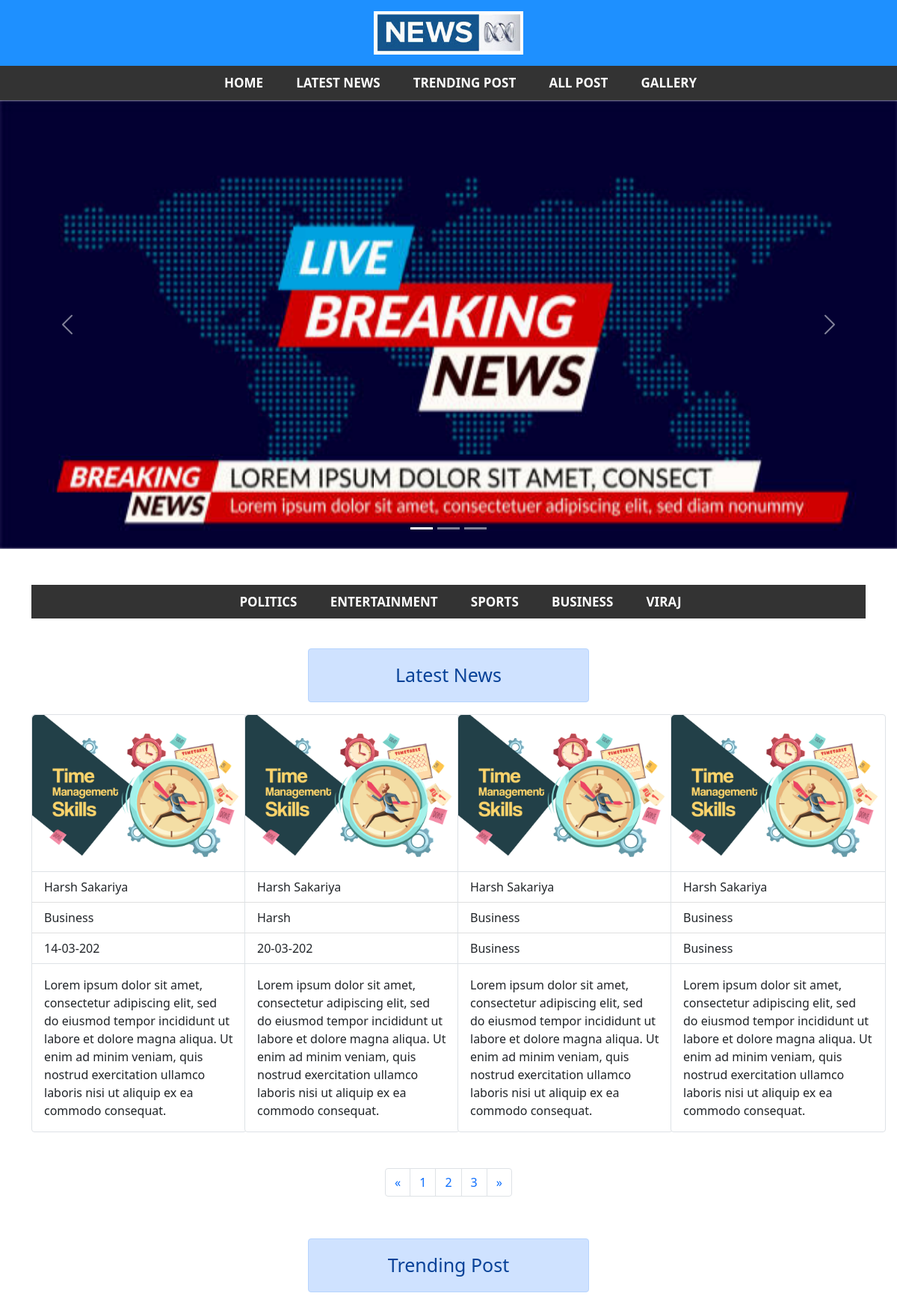
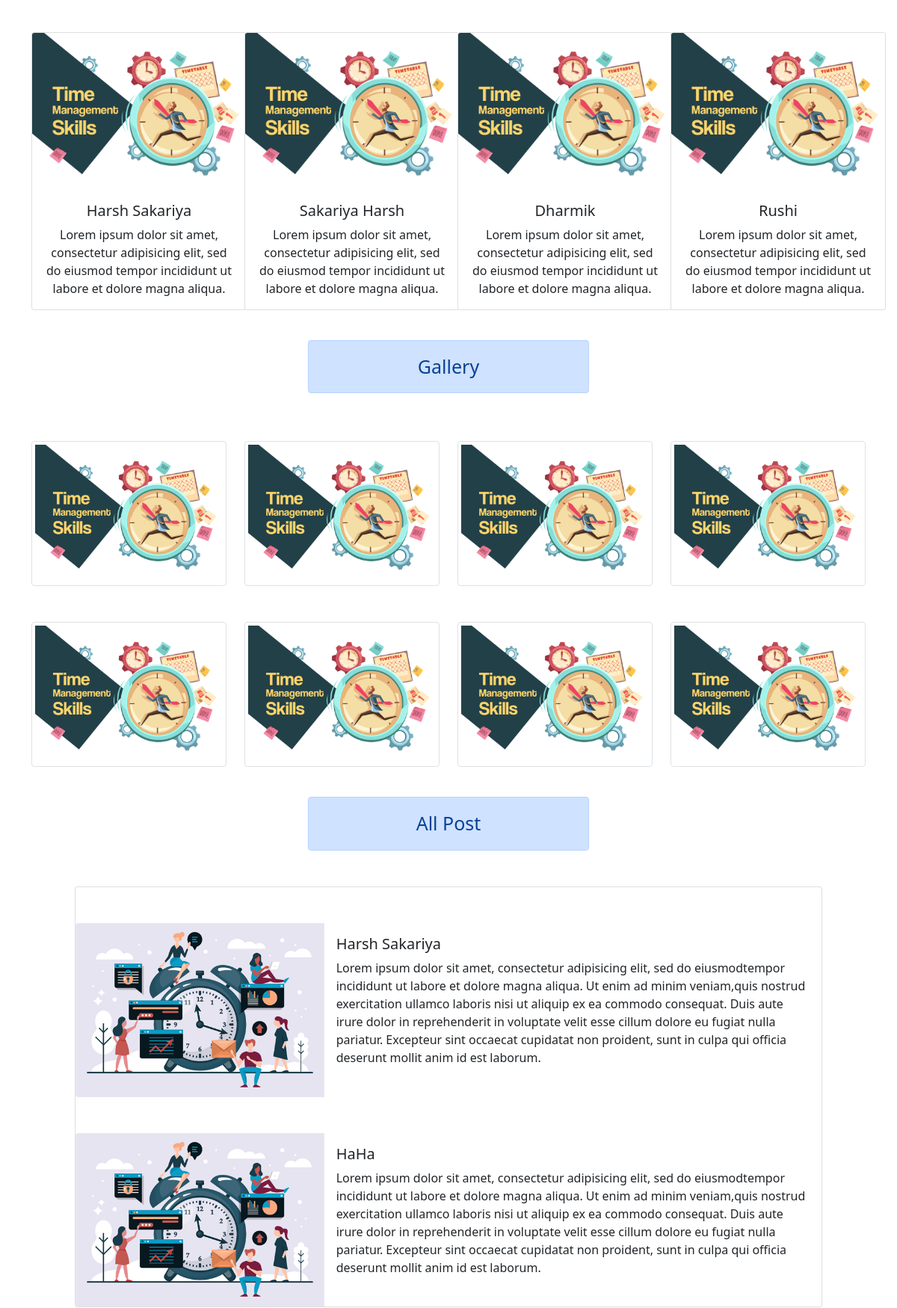
The page / (upper part) on the database its author committed (2 pictures, top to bottom).
### tables this page shows
CREATE TABLE `category` (
  `cat_id` int(11) NOT NULL,
  `cat_name` varchar(50) NOT NULL
);

CREATE TABLE `latestnew` (
  `id` int(11) NOT NULL,
  `cat_id` int(11) NOT NULL,
  `author_name` varchar(50) NOT NULL,
  `author_news` varchar(50) NOT NULL,
  `date` varchar(10) NOT NULL,
  `destruction` varchar(5000) NOT NULL,
  `images` varchar(500) NOT NULL
);

CREATE TABLE `trendingpost` (
  `trending_id` int(11) NOT NULL,
  `cat_id` int(11) NOT NULL,
  `trending_title` varchar(100) NOT NULL,
  `trending_destruction` varchar(5000) NOT NULL,
  `trending_image` varchar(500) NOT NULL
);

CREATE TABLE `gallery` (
  `id` int(11) NOT NULL,
  `name` varchar(500) NOT NULL
);

CREATE TABLE `allpost` (
  `allpost_id` int(11) NOT NULL,
  `cat_id` int(11) NOT NULL,
  `allpost_title` varchar(5000) NOT NULL,
  `allpost_destruction` varchar(5000) NOT NULL,
  `allpost_image` varchar(500) NOT NULL
);

### index.php (the view, shortened to what this page needs)
<?php include 'slider.php';?>
<?php include 'category.php';?>
<div class="container heading">
	<div class="alert alert-primary" role="alert">
		Latest News
	</div>
</div>
<?php
$con=mysqli_connect("localhost","root","","news");
$result=mysqli_query($con,"SELECT * FROM latestnew");
?>
<div class="container post">
	<div class="row">
		<?php
		if(mysqli_num_rows($result) > 0)
		{
			while($row=mysqli_fetch_array($result))
			{
				?>
				<div class="col-3">
					<div class="card border" style="width: 18rem;">
						<img src="admin/<?php echo $row['images']; ?>" class="rounded-3" alt="...">
						<ul class="list-group list-group-flush">
							<li class="list-group-item"><?php echo $row['author_name']; ?></li>
							<li class="list-group-item"><?php echo $row['author_news']; ?></li>
							<li class="list-group-item"><?php echo $row['date']; ?></li>
						</ul>
						<div class="card-body">
							<p class="card-text"><?php echo $row['destruction']; ?></p>
						</div>
					</div>
				</div>
				<?php
			}
		}
		?>
	</div>
</div>
<div class="container page-img" >
		<nav aria-label="Page navigation example">
			<ul class="pagination justify-content-center mt-5" >
				<li class="page-item">
					<a class="page-link" href="#" aria-label="Previous">
						<span aria-hidden="true">&laquo;</span>
					</a>
				</li>
				<li class="page-item"><a class="page-link " href="#">1</a></li>
				<li class="page-item"><a class="page-link" href="#">2</a></li>
				<li class="page-item"><a class="page-link" href="#">3</a></li>
				<li class="page-item">
					<a class="page-link" href="#" aria-label="Next">
						<span aria-hidden="true">&raquo;</span>
					</a>
				</li>
			</ul>
		</nav>
	</div>
<div class="container heading">
	<div class="alert alert-primary" role="alert">
		Trending Post
	</div>
</div>
<?php
$con=mysqli_connect("localhost","root","","news");
$result=mysqli_query($con,"SELECT category.cat_id,trendingpost.trending_id,trendingpost.trending_title,trendingpost.trending_destruction,trendingpost.trending_image FROM trendingpost JOIN category  ON category.cat_id = trendingpost.cat_id");
?>
<section >
	<div class="container">
		<div class="row">
			<?php
			if(mysqli_num_rows($result) > 0)
			{
				while($row=mysqli_fetch_array($result))
				{
					?>
					<div class="col-3 pt-5">
						<div class="card" style="width: 18rem;">
							<img src="admin/<?php echo $row['trending_image'];?>"  class="card-img-top">
							<div class="card-body">
								<h5 class="card-title text-center"><?php echo $row['trending_title'];?></h5>
								<p class="card-text text-center"><?php echo $row['trending_destruction'];?></p>
							</div>
						</div>
					</div>
					<?php
				}
			}
			?>
		</div>
	</div>
</section>
<div class="container heading">
	<div class="alert alert-primary" role="alert">
		Gallery
	</div>
</div>
<?php
$con=mysqli_connect("localhost","root","","news");
$result=mysqli_query($con,"SELECT * FROM gallery ");
?>
<section>
	<div class="container">
		<div class="row">
			<?php
			if(mysqli_num_rows($result) > 0)
			{
				while($row=mysqli_fetch_array($result))
				{
					?>
					<div class="col-3 pt-5">
						<img src="admin/<?php echo $row['name']; ?>" class="img-thumbnail" alt="...">
					</div>
					<?php
				}
			}
			?>
		</div>
	</div>
</section>
<div class="container heading">
	<div class="alert alert-primary" role="alert">
		All Post
	</div>
</div>
<?php
$con=mysqli_connect("localhost","root","","news");
$result=mysqli_query($con,"SELECT * FROM allpost");
?>
<div class="container mt-5 d-flex justify-content-center">
	<div class="card mb-3" style="max-width: 1000px;">
		<div class="row g-0">
			<?php
			if(mysqli_num_rows($result) > 0)
			{
				while($row=mysqli_fetch_array($result))
				{
					?>
					<div class="col-md-4 pt-5">
						<img src="admin/<?php echo $row['allpost_image']; ?>" class="img-fluid rounded-start h-auto">
					</div>
					<div class="col-md-8 pt-5">
						<div class="card-body">
							<h5 class="card-title"><?php echo $row['allpost_title']; ?></h5>
							<p class="card-text "><?php echo $row['allpost_destruction'];?></p>
						</div>
					</div>
					<?php
				}
			}
			?>
		</div>
	</div>
</div>
<?php include 'footer.php'; ?>

### category.php
 <section>
	<div class="container">
		<div class="mt-5">
			<nav>
				<div class="topnav">
					<ul>
						<?php
						$con=mysqli_connect("localhost","root","","news");
						$temp=mysqli_query($con,"SELECT * FROM category");
						while($data=mysqli_fetch_array($temp))
						{
							?>
							<li><a href="latestnewdetails.php"><?php echo $data['cat_name']; ?></a></li>
							<?php
						}
						?>
					</ul>
				</div>
			</nav>
		</div>
	</div>
</section>

### css/harsh.css (style rules this page uses)
.topnav { background: #333; text-align: center; }
.topnav ul { list-style-type: none; margin: auto; }
.topnav li { display: inline-block; }
.topnav li a { padding: 10px 20px; text-decoration: none; display: block; text-transform: uppercase; color: #fff; font-size: 17px; font-weight:600; transition:all 0.5s ease 0s; }
.heading { padding-top: 40px; width: 400px; font-size: 25px; text-align: center; color: white; }

### rows shown on the page
category: cat_name "POLITICS"
category: cat_name "ENTERTAINMENT"
category: cat_name "SPORTS"
category: cat_name "BUSINESS"
category: cat_name "VIRAJ"
latestnew: images (picture), author_name "Harsh Sakariya", author_news "Business", date "14-03-202", destruction "Lorem ipsum dolor sit amet, consectetur adipiscing elit, sed do eiusmod tempor incididunt ut labore et dolore magna aliqua. Ut enim ad minim veniam, quis nostrud exercitation ullamco laboris nisi ut aliquip ex ea commodo consequat."
latestnew: images (picture), author_name "Harsh Sakariya", author_news "Harsh", date "20-03-202", destruction "Lorem ipsum dolor sit amet, consectetur adipiscing elit, sed do eiusmod tempor incididunt ut labore et dolore magna aliqua. Ut enim ad minim veniam, quis nostrud exercitation ullamco laboris nisi ut aliquip ex ea commodo consequat."
latestnew: images (picture), author_name "Harsh Sakariya", author_news "Business", date "Business", destruction "Lorem ipsum dolor sit amet, consectetur adipiscing elit, sed do eiusmod tempor incididunt ut labore et dolore magna aliqua. Ut enim ad minim veniam, quis nostrud exercitation ullamco laboris nisi ut aliquip ex ea commodo consequat."
latestnew: images (picture), author_name "Harsh Sakariya", author_news "Business", date "Business", destruction "Lorem ipsum dolor sit amet, consectetur adipiscing elit, sed do eiusmod tempor incididunt ut labore et dolore magna aliqua. Ut enim ad minim veniam, quis nostrud exercitation ullamco laboris nisi ut aliquip ex ea commodo consequat."
trendingpost: trending_image (picture), trending_title "Harsh Sakariya", trending_destruction "Lorem ipsum dolor sit amet, consectetur adipisicing elit, sed do eiusmod tempor incididunt ut labore et dolore magna aliqua."
trendingpost: trending_image (picture), trending_title "Sakariya Harsh", trending_destruction "Lorem ipsum dolor sit amet, consectetur adipisicing elit, sed do eiusmod tempor incididunt ut labore et dolore magna aliqua."
trendingpost: trending_image (picture), trending_title "Dharmik", trending_destruction "Lorem ipsum dolor sit amet, consectetur adipisicing elit, sed do eiusmod tempor incididunt ut labore et dolore magna aliqua."
trendingpost: trending_image (picture), trending_title "Rushi", trending_destruction "Lorem ipsum dolor sit amet, consectetur adipisicing elit, sed do eiusmod tempor incididunt ut labore et dolore magna aliqua."
gallery: name (picture)
gallery: name (picture)
gallery: name (picture)
gallery: name (picture)
gallery: name (picture)
gallery: name (picture)
gallery: name (picture)
gallery: name (picture)
allpost: allpost_image (picture), allpost_title "Harsh Sakariya", allpost_destruction "Lorem ipsum dolor sit amet, consectetur adipisicing elit, sed do eiusmodtempor incididunt ut labore et dolore magna aliqua. Ut enim ad minim veniam,quis nostrud exercitation ullamco laboris nisi ut aliquip ex ea commodo consequat. Duis aute irure dolor in reprehenderit in voluptate velit esse cillum dolore eu fugiat nulla pariatur. Excepteur sint occaecat cupidatat non proident, sunt in culpa qui officia deserunt mollit anim id est laborum."
allpost: allpost_image (picture), allpost_title "HaHa", allpost_destruction "Lorem ipsum dolor sit amet, consectetur adipisicing elit, sed do eiusmodtempor incididunt ut labore et dolore magna aliqua. Ut enim ad minim veniam,quis nostrud exercitation ullamco laboris nisi ut aliquip ex ea commodo consequat. Duis aute irure dolor in reprehenderit in voluptate velit esse cillum dolore eu fugiat nulla pariatur. Excepteur sint occaecat cupidatat non proident, sunt in culpa qui officia deserunt mollit anim id est laborum."
